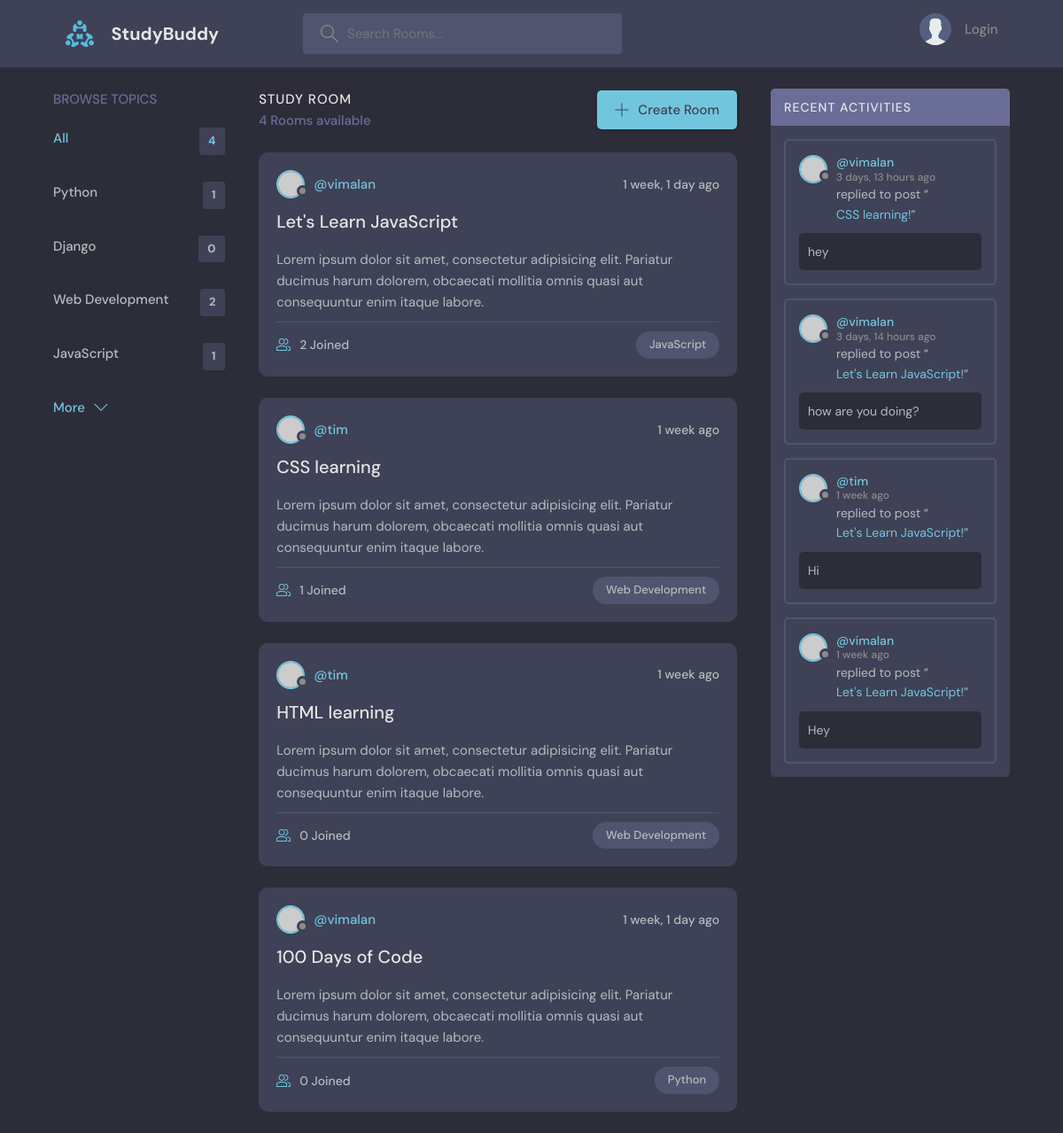
/, run on an earlier commit of the app's database.
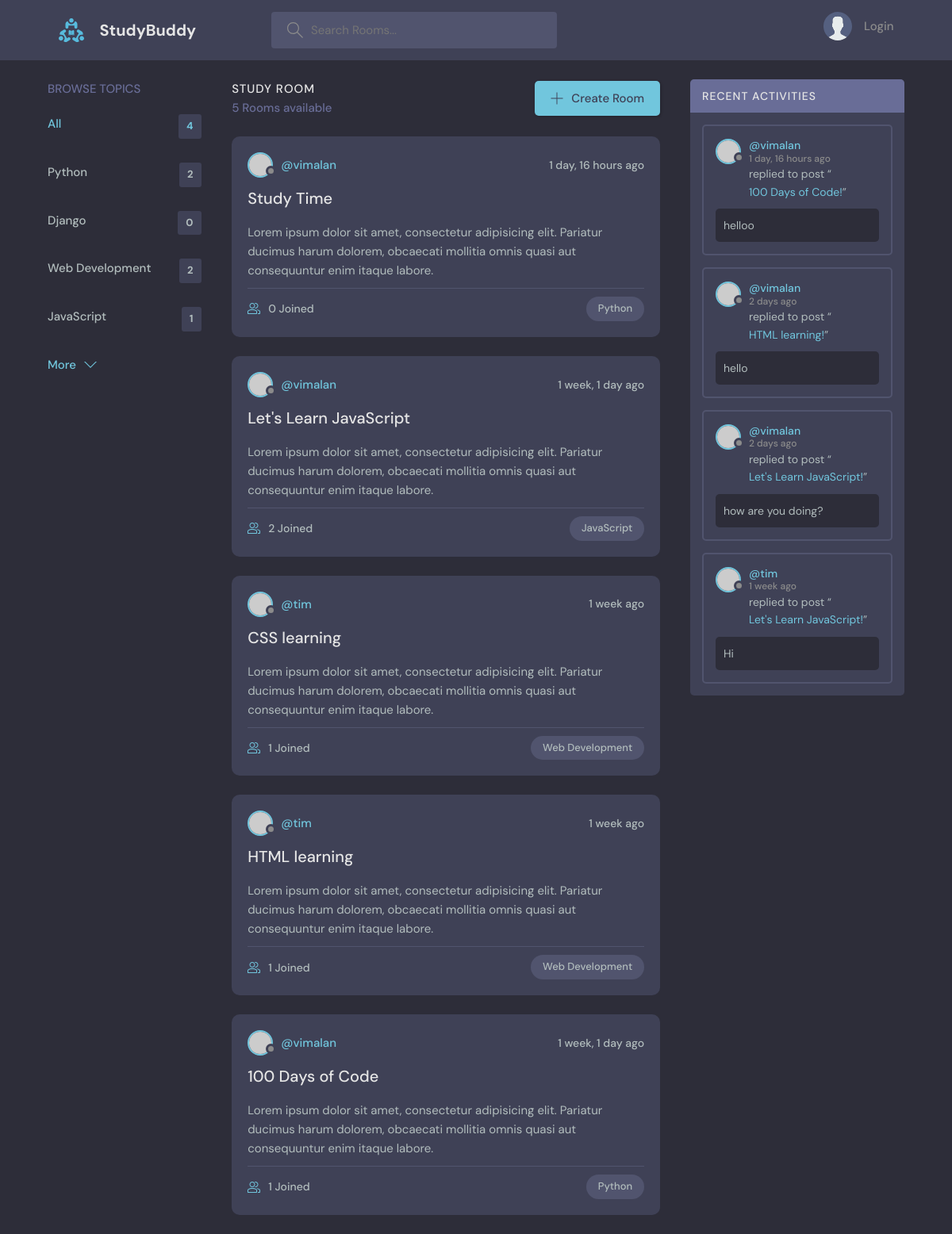
And on a later commit of the database.
### base/models.py (models this page shows, shortened)
class Topic(models.Model):
    name = models.CharField(max_length=200)

class Room(models.Model):
    host=models.ForeignKey(User, on_delete=models.SET_NULL, null=True)
    topic = models.ForeignKey(Topic, on_delete=models.SET_NULL, null=True)
    name = models.CharField(max_length=200)
    description = models.TextField(null=True, blank=True)
    participants = models.ManyToManyField(User, related_name='participants', blank=True)
    updated = models.DateTimeField(auto_now=True)
    created = models.DateTimeField(auto_now_add=True)
    class Meta:
        ordering=['-updated', '-created']
    def __str__(self):
        return self.name

class Message(models.Model):
    user = models.ForeignKey(User, on_delete=models.CASCADE)
    room = models.ForeignKey(Room, on_delete=models.CASCADE)
    body = models.TextField()
    updated = models.DateTimeField(auto_now=True)
    created = models.DateTimeField(auto_now_add=True)
    class Meta:
        ordering=['-updated', '-created']
    def __str__(self) :
        return self.body[0:50]

### base/views.py (the view)
# urls.py: path('', views.home, name="home"),
def home(request):
    q = request.GET.get('q') if request.GET.get('q') != None else ''
    rooms = Room.objects.filter(
        Q(topic__name__icontains=q) |
        Q(name__icontains=q) |
        Q(description__icontains=q)
        )
    topics = Topic.objects.all()
    room_count = rooms.count()
    room_messages = Message.objects.filter(Q(room__topic__name__icontains=q))
    context = {'rooms':rooms, 'topics':topics, 'room_count':room_count, 'room_messages':room_messages}
    return render(request,'base/home.html', context)

### base/templates/base/home.html (shortened to what this page needs)
{% extends 'main.html' %}
{% block content %}
    <main class="layout layout--3">
      <div class="container">
        {% include 'base/topics_component.html' %}
        <div class="roomList">
          <div class="roomList__header">
            <div>
              <h2>Study Room</h2>
              <p>{{room_count}}  Rooms available</p>
            </div>
            <a class="btn btn--main" href="{% url 'create-room' %}">
              <svg version="1.1" xmlns="http://www.w3.org/2000/svg" width="32" height="32" viewBox="0 0 32 32">
                <title>add</title>
                <path
                  d="M16.943 0.943h-1.885v14.115h-14.115v1.885h14.115v14.115h1.885v-14.115h14.115v-1.885h-14.115v-14.115z"
                ></path>
              </svg>
              Create Room
            </a>
          </div>
          {% include 'base/feed_component.html' %}
        </div>
        {% include 'base/activity_component.html' %}
      </div>
    </main>
{% endblock content %}

### base/templates/base/topics_component.html
<div class="topics">
    <div class="topics__header">
      <h2>Browse Topics</h2>
    </div>
    <ul class="topics__list">
      <li>
        <a href="{% url 'home' %}  " class="active">All <span>{{topics.count}}</span></a>
      </li>
{% for topic in topics %}
      <li>
        <a href="{% url 'home' %}?q={{topic.name}}">{{topic.name}} <span>{{topic.room_set.all.count}}</span></a>
      </li>
      {% endfor %}
    </ul>
    <a class="btn btn--link" href="topics.html">
      More
      <svg version="1.1" xmlns="http://www.w3.org/2000/svg" width="32" height="32" viewBox="0 0 32 32">
        <title>chevron-down</title>
        <path d="M16 21l-13-13h-3l16 16 16-16h-3l-13 13z"></path>
      </svg>
    </a>
  </div>

### base/templates/base/feed_component.html (shortened to what this page needs)
{% for room in rooms %}
<div class="roomListRoom">
    <div class="roomListRoom__header">
      <a href="{% url 'user-profile' room.host.id %}" class="roomListRoom__author">
        <div class="avatar avatar--small">
          <img src="https://randomuser.me/api/portraits/women/11.jpg" />
        </div>
        <span>@{{room.host.username}}</span>
      </a>
      <div class="roomListRoom__actions">
        <span>{{room.created|timesince}} ago</span>
      </div>
    </div>
    <div class="roomListRoom__content">
      <a href="{% url 'room' room.id %}">{{room.name}}</a>
      <p>
        Lorem ipsum dolor sit amet, consectetur adipisicing elit. Pariatur ducimus harum dolorem, obcaecati
        mollitia omnis quasi aut consequuntur enim itaque labore.
      </p>
    </div>
    <div class="roomListRoom__meta">
      <a href="{% url 'room' room.id %}" class="roomListRoom__joined">
        {{room.participants.all.count}} Joined
      </a>
      <p class="roomListRoom__topic">{{room.topic.name}}</p>
    </div>
  </div>
{% endfor %}

### base/templates/base/activity_component.html (shortened to what this page needs)
<div class="activities">
   <div class="activities__header">
     <h2>Recent Activities</h2>
   </div>
   {% for message in room_messages %}
   <div class="activities__box">
     <div class="activities__boxHeader roomListRoom__header">
       <a href="{% url 'user-profile' message.user.id %}" class="roomListRoom__author">
         <div class="avatar avatar--small">
           <img src="https://randomuser.me/api/portraits/women/11.jpg" />
         </div>
         <p>
           @{{message.user}}
           <span>{{message.created|timesince}} ago</span>
         </p>
       </a>
     </div>
     <div class="activities__boxContent">
       <p>replied to post “<a href="{% url 'room' message.room.id %}">{{message.room}}!</a>”</p>
       <div class="activities__boxRoomContent">{{message}}
       </div>
     </div>
   </div>
   {% endfor %}
 </div>

What changed in the data, as far as the page shows it:
removed Message: user "vimalan", created "3 days, 13 hours", room "CSS learning", body "hey"
removed Message: user "vimalan", created "3 days, 14 hours", room "Let's Learn JavaScript", body "how are you doing?"
removed Message: user "vimalan", created "1 week", room "Let's Learn JavaScript", body "Hey"
computed for Topic "Python": room_set.all.count "1" → "2"
added Room: host.username "vimalan", created "1 day, 16 hours", name "Study Time", participants.all.count "0", topic.name "Python"
computed for Room "HTML learning": participants.all.count "0" → "1"
computed for Room "100 Days of Code": participants.all.count "0" → "1"
added Message: user "vimalan", created "1 day, 16 hours", room "100 Days of Code", body "helloo"
added Message: user "vimalan", created "2 days", room "HTML learning", body "hello"
added Message: user "vimalan", created "2 days", room "Let's Learn JavaScript", body "how are you doing?"
Also different on the page:
{{ room_count }}: "4" → "5"
